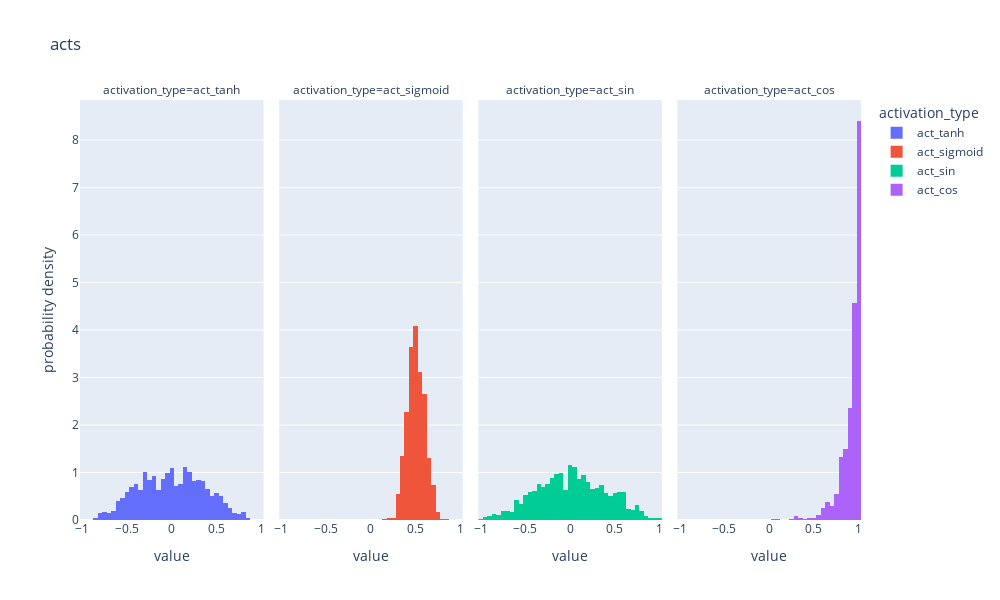

The notebook cell saved with this chart:
### Code cell
x, preact, preact_tanh, preact_sigmoid, preact_sin, preact_cos, act_tanh, act_sigmoid, act_sin, act_cos = acts

preact_tanh = to_np(preact_tanh)
preact_sigmoid = to_np(preact_sigmoid)
preact_sin = to_np(preact_sin)
preact_cos = to_np(preact_cos)
act_tanh = to_np(act_tanh)
act_sigmoid = to_np(act_sigmoid)
act_sin = to_np(act_sin)
act_cos = to_np(act_cos)

# Create a dataframe from your arrays
data = {
    # "preact_tanh": preact_tanh,
    # "preact_sigmoid": preact_sigmoid,
    # "preact_sin": preact_sin,
    # "preact_cos": preact_cos,
    "act_tanh": act_tanh,
    "act_sigmoid": act_sigmoid,
    "act_sin": act_sin,
    "act_cos": act_cos,
}

df = pd.DataFrame(data)

# Melt the dataframe to a long format for easier plotting
df_melted = df.melt(var_name="activation_type", value_name="value")

# Plot histograms using Plotly Express
fig = px.histogram(
    df_melted,
    x="value",
    color="activation_type",
    facet_col="activation_type",
    facet_col_wrap=4,
    histnorm="probability density",
    title=title,
)

fig.update_layout(
    autosize=False,
    width=1000,
    height=600,
)

# fig.update_yaxes(range=[0, 1.5])

### Figure 1 — Plotly figure (JSON) as saved in the notebook; plotly's stock layout.template omitted (floating-point values rounded to 4 significant figures; data arrays with more than 128 entries replaced by an {"elided": "..."} marker saying what was removed)
{"data": [{"alignmentgroup": "True", "bingroup": "x", "histnorm": "probability density", "hovertemplate": "activation_type=act_tanh<br>value=%{x}<br>probability density=%{y}<extra></extra>", "legendgroup": "act_tanh", "marker": {"color": "#636efa", "pattern": {"shape": ""}}, "name": "act_tanh", "offsetgroup": "act_tanh", "orientation": "v", "showlegend": true, "type": "histogram", "x": {"elided": "1000 float values"}, "xaxis": "x", "yaxis": "y"}, {"alignmentgroup": "True", "bingroup": "x", "histnorm": "probability density", "hovertemplate": "activation_type=act_sigmoid<br>value=%{x}<br>probability density=%{y}<extra></extra>", "legendgroup": "act_sigmoid", "marker": {"color": "#EF553B", "pattern": {"shape": ""}}, "name": "act_sigmoid", "offsetgroup": "act_sigmoid", "orientation": "v", "showlegend": true, "type": "histogram", "x": {"elided": "1000 float values"}, "xaxis": "x2", "yaxis": "y2"}, {"alignmentgroup": "True", "bingroup": "x", "histnorm": "probability density", "hovertemplate": "activation_type=act_sin<br>value=%{x}<br>probability density=%{y}<extra></extra>", "legendgroup": "act_sin", "marker": {"color": "#00cc96", "pattern": {"shape": ""}}, "name": "act_sin", "offsetgroup": "act_sin", "orientation": "v", "showlegend": true, "type": "histogram", "x": {"elided": "1000 float values"}, "xaxis": "x3", "yaxis": "y3"}, {"alignmentgroup": "True", "bingroup": "x", "histnorm": "probability density", "hovertemplate": "activation_type=act_cos<br>value=%{x}<br>probability density=%{y}<extra></extra>", "legendgroup": "act_cos", "marker": {"color": "#ab63fa", "pattern": {"shape": ""}}, "name": "act_cos", "offsetgroup": "act_cos", "orientation": "v", "showlegend": true, "type": "histogram", "x": {"elided": "1000 float values"}, "xaxis": "x4", "yaxis": "y4"}], "layout": {"annotations": [{"font": {}, "showarrow": false, "text": "activation_type=act_tanh", "x": 0.1175, "xanchor": "center", "xref": "paper", "y": 1, "yanchor": "bottom", "yref": "paper"}, {"font": {}, "showarrow": false, "text": "activation_type=act_sigmoid", "x": 0.3725, "xanchor": "center", "xref": "paper", "y": 1, "yanchor": "bottom", "yref": "paper"}, {"font": {}, "showarrow": false, "text": "activation_type=act_sin", "x": 0.6275, "xanchor": "center", "xref": "paper", "y": 1, "yanchor": "bottom", "yref": "paper"}, {"font": {}, "showarrow": false, "text": "activation_type=act_cos", "x": 0.8825, "xanchor": "center", "xref": "paper", "y": 1, "yanchor": "bottom", "yref": "paper"}], "autosize": false, "barmode": "relative", "height": 600, "legend": {"title": {"text": "activation_type"}, "tracegroupgap": 0}, "title": {"text": "acts"}, "width": 1000, "xaxis": {"anchor": "y", "autorange": true, "domain": [0, 0.235], "range": [-1.025, 1.025], "title": {"text": "value"}, "type": "linear"}, "xaxis2": {"anchor": "y2", "autorange": true, "domain": [0.255, 0.49], "matches": "x", "range": [-1.025, 1.025], "title": {"text": "value"}, "type": "linear"}, "xaxis3": {"anchor": "y3", "autorange": true, "domain": [0.51, 0.745], "matches": "x", "range": [-1.025, 1.025], "title": {"text": "value"}, "type": "linear"}, "xaxis4": {"anchor": "y4", "autorange": true, "domain": [0.765, 1.0], "matches": "x", "range": [-1.025, 1.025], "title": {"text": "value"}, "type": "linear"}, "yaxis": {"anchor": "x", "autorange": true, "domain": [0, 1], "range": [0, 8.842], "title": {"text": "probability density"}}, "yaxis2": {"anchor": "x2", "autorange": true, "domain": [0, 1], "matches": "y", "range": [0, 8.842], "showticklabels": false}, "yaxis3": {"anchor": "x3", "autorange": true, "domain": [0, 1], "matches": "y", "range": [0, 8.842], "showticklabels": false}, "yaxis4": {"anchor": "x4", "autorange": true, "domain": [0, 1], "matches": "y", "range": [0, 8.842], "showticklabels": false}}}
